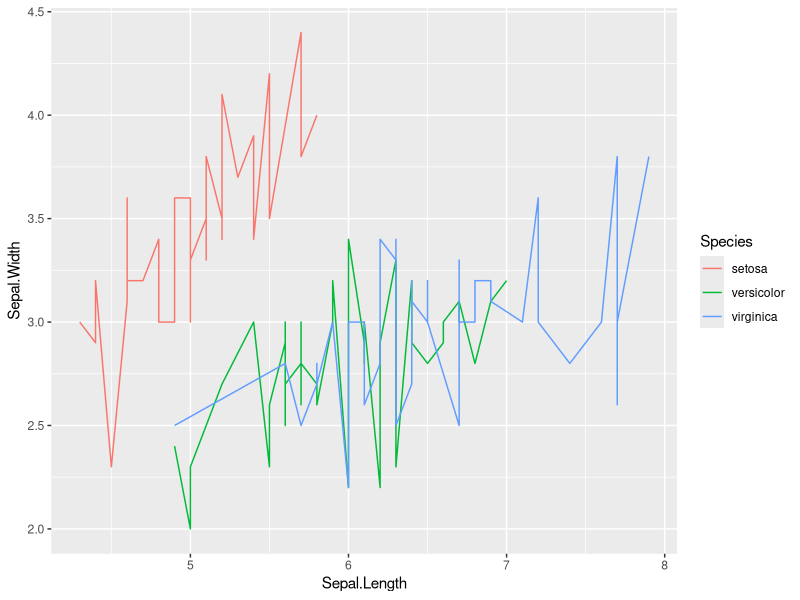
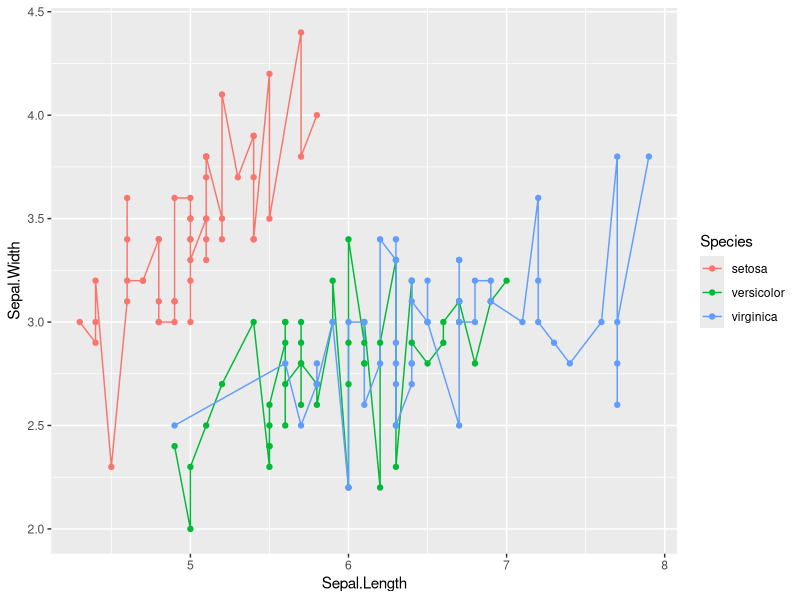
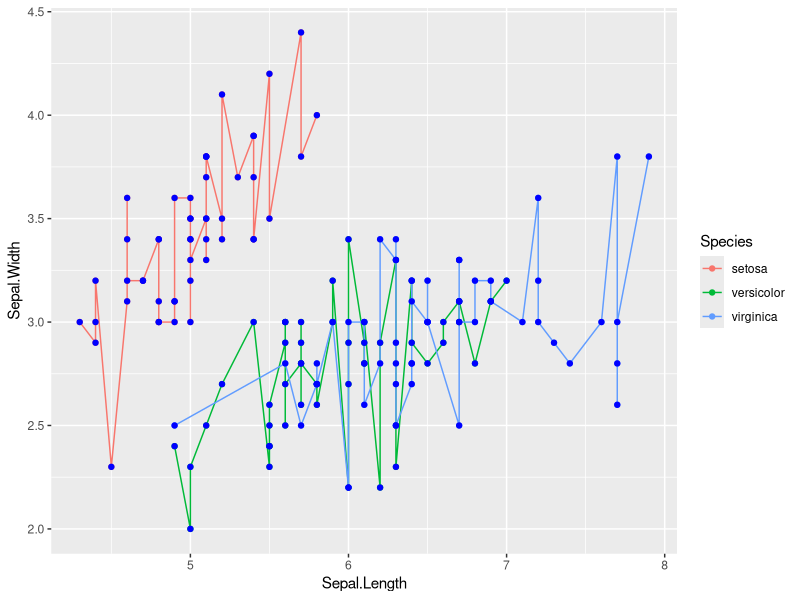
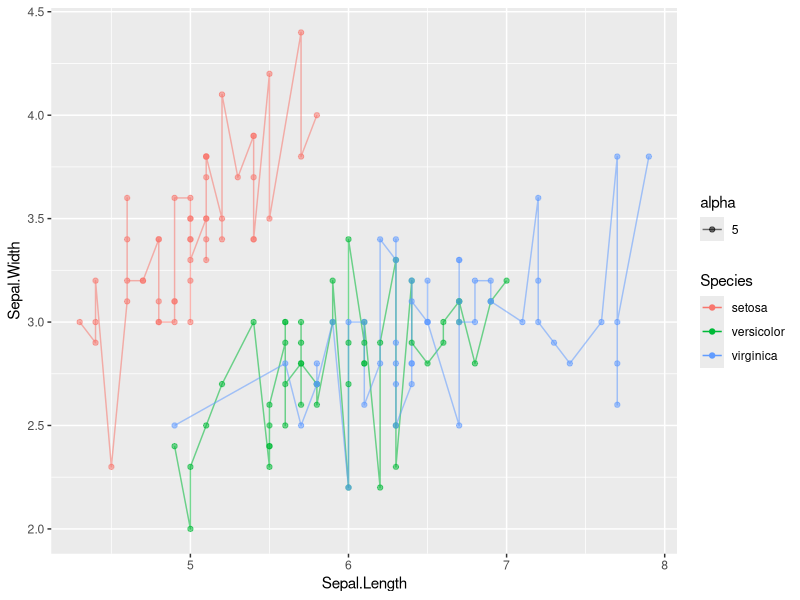
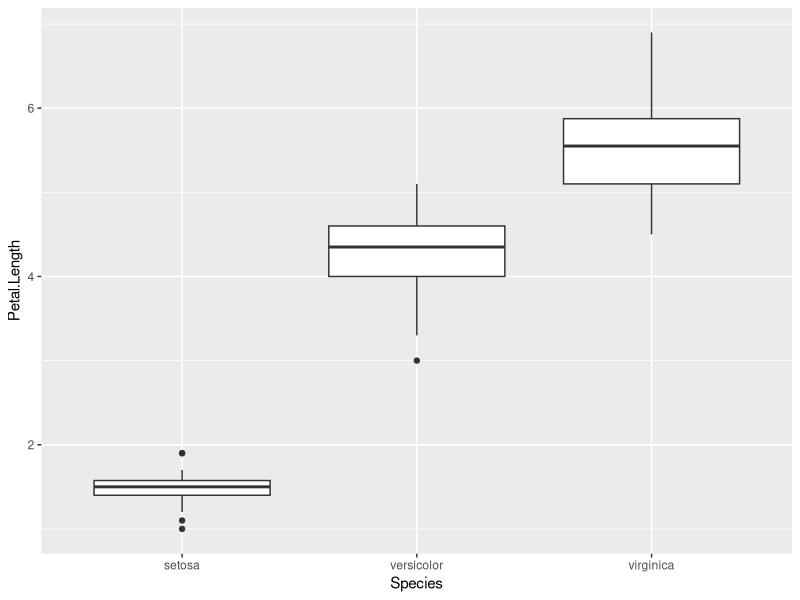
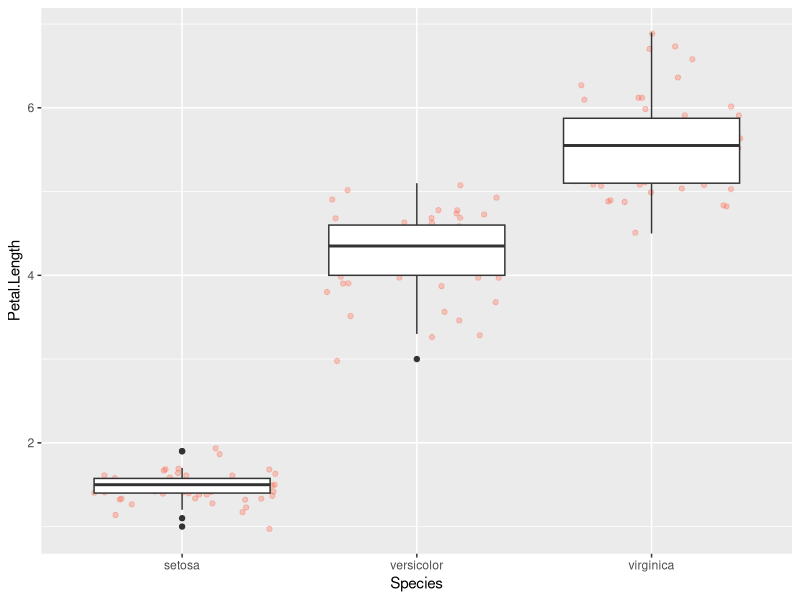
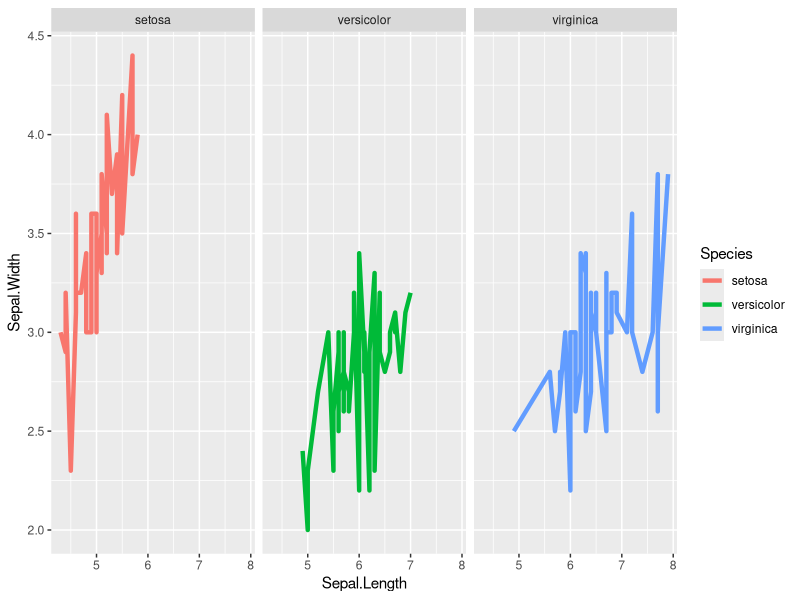

Here is the R script that generated these plots, in order: (Note: this script raises an error after producing the figures.)
#Seeing the datasets in R
library(MASS)
data()
WWWusage
iris
#loading ggplot package
library(ggplot2)
head(iris,5)
u <- ggplot(iris,aes(x=Sepal.Length,y=Petal.Length))
u <- ggplot(iris,aes(x=Sepal.Length,y=Sepal.Width))
u <- ggplot(iris,mapping=aes(x=Sepal.Length,y=Sepal.Width,color=Species)) + geom_line()
u
#using geom_point()
u + geom_point()
a <- u + geom_point(aes(color = Species))

#mapping
a + geom_point(color="blue")
#setting
a + aes(color = Species,alpha = 5.0)

#using geom_boxplot()
d <- ggplot(iris,aes(x=Species,y=Petal.Length))
d + geom_boxplot()
d + geom_jitter(alpha=0.3,color= "tomato") +geom_boxplot()
boxy <- d + geom_jitter(alpha=0.3,color= "tomato") +geom_boxplot(alpha=0)

#faceting
u <- ggplot(iris,mapping=aes(x=Sepal.Length,y=Sepal.Width,color=Species)) + geom_line(size=1.5)
u + facet_wrap(~ Species) 
#+ theme_bw() + theme(panel.grid = element_blank())

#customization
g<- u + facet_wrap(~ Species) +  labs(title = "Sepal Graph",
                                  x = "Length",
                                  y = "width")
#combining the graphs
ggarrange(boxy,g,widths=c(4,6))
install.packages("ggpubr")
library(ggpubr)
?ggarrange()